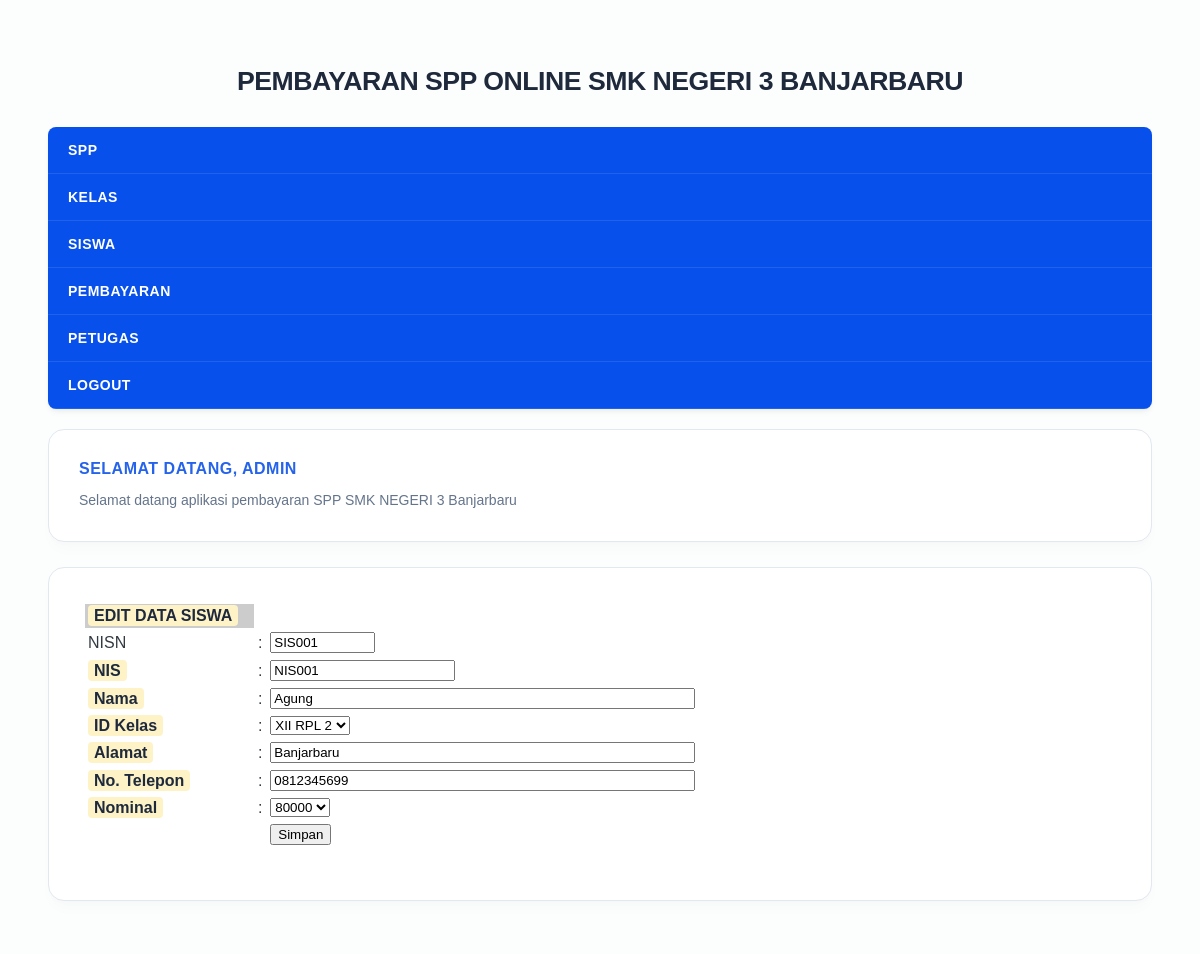
The page /admin/halaman_admin.php?open=edit_siswa&nisn=SIS001 (signed in) on the database its author committed.
### tables this page shows
CREATE TABLE `siswa` (
  `nisn` varchar(10) NOT NULL,
  `nis` varchar(8) NOT NULL,
  `nama` varchar(35) NOT NULL,
  `id_kelas` varchar(11) NOT NULL,
  `alamat` text NOT NULL,
  `no_telp` varchar(15) NOT NULL,
  `id_spp` varchar(5) NOT NULL
);

### admin/edit_siswa.php (the view, shortened to what this page needs)
<?php
include_once "../src/koneksi.php";
$nisn  = $_GET['nisn'];
$sql     = mysqli_query($koneksi, "SELECT * FROM siswa WHERE nisn ='$nisn'");
$data    = mysqli_fetch_array($sql);
?>
<form action="<?php $_SERVER['PHP_SELF']; ?>" method="post" name="form1" target="_self" >
    <table class="table-list" width="650" border="0" cellspacing="1" cellpadding="3">
        <tr>
            <td bgcolor="#CCCCCC"><strong>EDIT DATA SISWA </strong></td>
            <td>&nbsp;</td>
            <td>&nbsp;</td>
        </tr>
        <tr>
            <td>NISN</td>
            <td>:</td>
            <td><input name="nisn" type="text" size="10" maxlength="10" value="<?php echo $data['nisn']; ?>"
             readonly = "true" /></td>
        </tr>
        <tr>
            <td><strong>NIS </strong></td>
            <td>:</td>
            <td><input name="nis" type="text" value="<?php echo $data['nis']; ?>"
                size="20" maxlength="10" /></td>
        </tr>
        <tr>
            <td><strong>Nama </strong></td>
            <td>:</td>
            <td><input name="nama" type="text" value="<?php echo $data['nama']; ?>"
                size="50" maxlength="50" /></td>
        </tr>
        <tr>
            <td><strong>ID Kelas </strong></td>
            <td>:</td>
            <td>
                <select name="id_kelas">
                    <?php
                    $tampilkanKelas = mysqli_query($koneksi, "select * from kelas");
                    while ($bacaData = mysqli_fetch_array($tampilkanKelas)){
                        if($bacaData['id_kelas'] == $data['id_kelas']){
                            $cek = "selected";
                        } else { $cek = ""; }
                        echo "<option value='$bacaData[id_kelas]' $cek>$bacaData[nama_kelas]</option>";
                    }
                    ?>
                </select>
            </td>
        </tr>
        <tr>
            <td><strong>Alamat </strong></td>
            <td>:</td>
            <td><input name="alamat" type="text" value="<?php echo $data['alamat']; ?>"
                size="50" maxlength="50" /></td>
        </tr>
        <tr>
            <td><strong>No. Telepon </strong></td>
            <td>:</td>
            <td><input name="no_telp" type="text" value="<?php echo $data['no_telp']; ?>"
                size="50" maxlength="50" /></td>
        </tr>
        <tr>
            <td><strong>Nominal </strong></td>
            <td>:</td>
            <td>
                <select name="id_spp">
                    <?php
                    $tampilkanSpp = mysqli_query($koneksi, "select * from spp");
                    while ($bacaData = mysqli_fetch_array($tampilkanSpp)){
                        if($bacaData['id_spp'] == $data['id_spp']){
                            $cek = "selected";
                        } else { $cek = ""; }
                        echo "<option value='$bacaData[id_spp]' $cek>$bacaData[nominal]</option>";
                    }
                    ?>
                </select>
            </td>
        </tr>
        <tr>
            <td>&nbsp;</td>
            <td>&nbsp;</td>
            <td><input name="btnSimpan" type="submit" id="btnSimpan" value="Simpan" /></td>
        </tr>
    </table>
</form>

### src/style.css (style rules this page uses)
body { background: #fcfdfd; margin: 0; font-family: 'Plus Jakarta Sans', sans-serif; color: #333a42; -webkit-font-smoothing: antialiased; }
.conteudo strong { color: #1e293b; background: #fef3c7; padding: 2px 6px; border-radius: 4px; }

### rows shown on the page
siswa: nisn "SIS001", nis "NIS001", nama "Agung", alamat "Banjarbaru", no_telp "0812345699"

### other values the page prints
$_SESSION['username'] "ADMIN"
form field id_kelas "XII RPL 2"
form field id_spp "80000"
